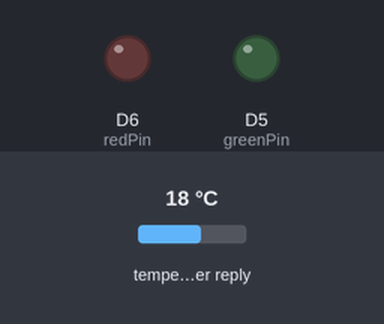
A sketch run on a simulated ESP8266 (NodeMCU). On the bench: output pins drawn as LEDs (lit = HIGH). Inputs (shaded band) come from the test bench; at power-on: temperature in the weather reply 18 °C. WiFi joins after 1.5 s; servers stay silent unless stated; web services answer with replies made up by the test bench; what the sketch prints to the serial monitor is not drawn.

Above: at 0.1 s.
At 2.3 s:
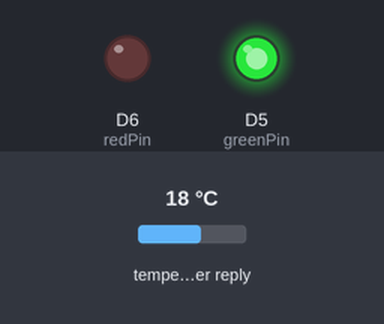
Timing chart, 0 to 3.8 s (numbered marks = the images above):
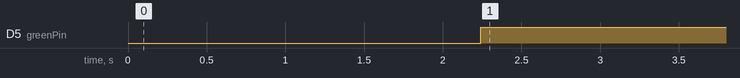

The sketch:

open_day2.ino
```cpp
#include <ESP8266WiFi.h>
#include <ESP8266HTTPClient.h>
#include <ArduinoJson.h>

// WiFi credentials
const char* ssid = "FIRSTCITY";
const char* password = "fcuc1234";

// OpenWeatherMap API
const char* openWeatherMapApiKey = "f804c07cdd20afb0eeb75ad6f495dbc3";
const char* city = "TOKYO";
const char* country = "JP";
String openWeatherUrl = "http://api.openweathermap.org/data/2.5/weather?q=" + String(city) + "," + String(country) + "&appid=" + String(openWeatherMapApiKey) + "&units=metric";

// ThingSpeak API
const char* thingSpeakApiKey = "Y92K4DSGTF5RP311";
String thingSpeakUrl = "http://api.thingspeak.com/update";

// RGB LED Pins
int greenPin = D5;  // First LED (Green)
int redPin = D6;    // Second LED (Red)

WiFiClient client;

void setup() {
  Serial.begin(115200);
  WiFi.begin(ssid, password);

  pinMode(greenPin, OUTPUT);
  pinMode(redPin, OUTPUT);

  Serial.print("Connecting to WiFi");
  while (WiFi.status() != WL_CONNECTED) {
    delay(1000);
    Serial.print(".");
  }
  Serial.println("\nConnected!");
}

void loop() {
  if (WiFi.status() == WL_CONNECTED) {
    HTTPClient http;

    // Fetch weather data
    http.begin(client, openWeatherUrl); // Use WiFiClient object
    int httpResponseCode = http.GET();

    if (httpResponseCode == 200) {
      String payload = http.getString();
      Serial.println(payload);

      // Parse temperature from JSON response
      StaticJsonDocument<1024> doc;
      deserializeJson(doc, payload);

      float temperature = doc["main"]["temp"];
      Serial.print("Temperature: ");
      Serial.println(temperature);

      // Control LEDs based on temperature
      if (temperature > 20) {
        // Turn on red LED, turn off green LED
        digitalWrite(redPin, HIGH);
        digitalWrite(greenPin, LOW);
      } else {
        // Turn on green LED, turn off red LED
        digitalWrite(greenPin, HIGH);
        digitalWrite(redPin, LOW);
      }

      // Send temperature to ThingSpeak
      sendToThingSpeak(temperature);

    } else {
      Serial.println("Error fetching weather data");
    }
    http.end();
  }
  delay(60000); // Update every minute
}

void sendToThingSpeak(float temperature) {
  HTTPClient http;
  String url = thingSpeakUrl + "?api_key=" + String(thingSpeakApiKey) + "&field1=" + String(temperature);
  http.begin(client, url); // Use WiFiClient object
  int httpResponseCode = http.GET();
  Serial.print("ThingSpeak Response: ");
  Serial.println(httpResponseCode);
  http.end();
}
```

Measured:
- by itself, D5 (greenPin): LOW → HIGH at 2.2 s
